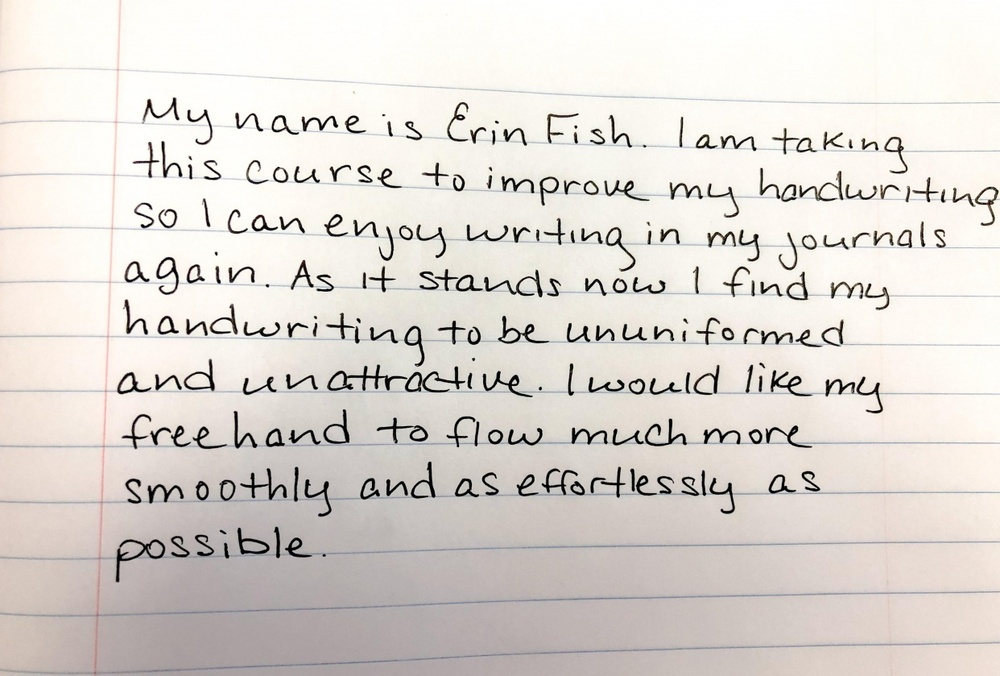
#> input picture data_management/autopreprocess_testing/Fixtures/test2.jpg, 1000 x 676 px, shrunk from 1242 x 839 before the run
$ python -i preprocessing_functions.py   (imports and definitions only)
#> lines starting #> are read from the running program, lines starting #| are printed output that depends on the picture; after the words box and inside, x2 and y2 are one past the last pixel; in counts of white or black regions, pixels touching at a corner belong together
import cv2
import numpy as np


# get grayscale image
def get_grayscale(image):
    return cv2.cvtColor(image, cv2.COLOR_BGR2GRAY)

def removeLines(img):
    imfft = np.fft.fft2(img)
    mags = np.abs(np.fft.fftshift(imfft))
    angles = np.angle(np.fft.fftshift(imfft))
    visual = np.log(mags)
    visual2 = (visual - visual.min()) / (visual.max() - visual.min())*255
    mask = img
    mask = (np.mean(mask,-1) > 20)
    visual[mask] = np.mean(visual)
    newmagsshift = np.exp(visual)
    newffts = newmagsshift * np.exp(1j*angles)
    newfft = np.fft.ifftshift(newffts)
    imrev = np.fft.ifft2(newfft)
    newim2 = 255 - np.abs(imrev).astype(np.uint8)
    return newim2


# noise removal
def remove_noise(image, kernelSize=5):
    return cv2.medianBlur(image, kernelSize)


# thresholding
# set's each pixel to zero if it is below a certain threshold otherwise sets it to 255
def thresholding(image):
    return cv2.threshold(image, 0, 255, cv2.THRESH_BINARY + cv2.THRESH_OTSU)[1]


def adaptiveThresholding(image, blockSize=11, c=2):
    return cv2.adaptiveThreshold(image, 255, cv2.ADAPTIVE_THRESH_MEAN_C, cv2.THRESH_BINARY, blockSize, c)


def adaptiveGaussianThresholding(image, blockSize=11, c=2):
    return cv2.adaptiveThreshold(image, 255, cv2.ADAPTIVE_THRESH_GAUSSIAN_C, cv2.THRESH_BINARY, blockSize, c)


# dilation
def dilate(image, kernelSize=3):
    kernel = np.ones((kernelSize, kernelSize), np.uint8)
    return cv2.dilate(image, kernel, iterations=1)


# erosion
def erode(image, kernelSize=3):
    kernel = np.ones((kernelSize, kernelSize), np.uint8)
    return cv2.erode(image, kernel, iterations=1)


# opening - erosion followed by dilation
def opening(image):
    kernel = np.ones((5, 5), np.uint8)
    return cv2.morphologyEx(image, cv2.MORPH_OPEN, kernel)


# canny edge detection
def canny(image):
    return cv2.Canny(image, 100, 200)


# template matching
def match_template(image, template):
    return cv2.matchTemplate(image, template, cv2.TM_CCOEFF_NORMED)


# deskewing (3 functions)
# Find deskew angle
def getSkewAngle(cvImage) -> float:
    """
    Calculate skew angle of an image.
    Input: image
    Output: angle
    """

    # Prep image, copy, convert to gray scale, blur, and threshold
    newImage = cvImage.copy()
    gray = cv2.cvtColor(newImage, cv2.COLOR_BGR2GRAY)
    blur = cv2.GaussianBlur(gray, (9, 9), 0)
    thresh = cv2.threshold(blur, 0, 255, cv2.THRESH_BINARY_INV + cv2.THRESH_OTSU)[1]

    # Dilate pixels to merge text into meaningful lines/paragraphs.
    # Use larger kernel on X axis to merge characters into single line, cancelling out any spaces.
    # But use smaller kernel on Y axis to separate between different blocks of text
    kernel = cv2.getStructuringElement(cv2.MORPH_RECT, (20, 10))
    dilate = cv2.dilate(thresh, kernel, iterations=5)

    # Find all contours
    contours, hierarchy = cv2.findContours(dilate, cv2.RETR_LIST, cv2.CHAIN_APPROX_SIMPLE)
    contours = sorted(contours, key = cv2.contourArea, reverse = True)

    # Find largest contour and surround in min area box
    largestContour = contours[0]
    minAreaRect = cv2.minAreaRect(largestContour)

    # Uncomment next 2 lines to display largest contour used to determine skew angle
    # cv2.drawContours(newImage, [largestContour], 0, (0,255,0), 3)
    # Image.fromarray(newImage).show()

    # Determine the angle.
    angle = minAreaRect[-1]
    if angle > 45:
        angle = angle - 90
    return angle

# Rotate image using the angle from the above function
def rotateImage(cvImage, angle: float):
    """
    Rotates image
    Input: image, angle to rotate
    Output: rotated image
    """

    newImage = cvImage.copy()
    (h, w) = newImage.shape[:2]
    center = (w // 2, h // 2)
    M = cv2.getRotationMatrix2D(center, angle, 1.0)
    newImage = cv2.warpAffine(newImage, M, (w, h), flags=cv2.INTER_CUBIC, borderMode=cv2.BORDER_REPLICATE)
    return newImage

# Deskew image using the above functions
def deskew(cvImage):
    """
    Straightens (de-skews) an image
    Input: image
    Output: straigntened image
    """

    angle = getSkewAngle(cvImage)
    return rotateImage(cvImage, angle)

>>> import cv2
>>> picture = cv2.imread('Fixtures/test2.jpg')
#> picture is the input picture: shape (676, 1000, 3); mean B, G, R 211, 216.2, 221.5
>>> result = deskew(picture)
#> in getSkewAngle, `blur = cv2.GaussianBlur(gray, (9, 9), 0)`:
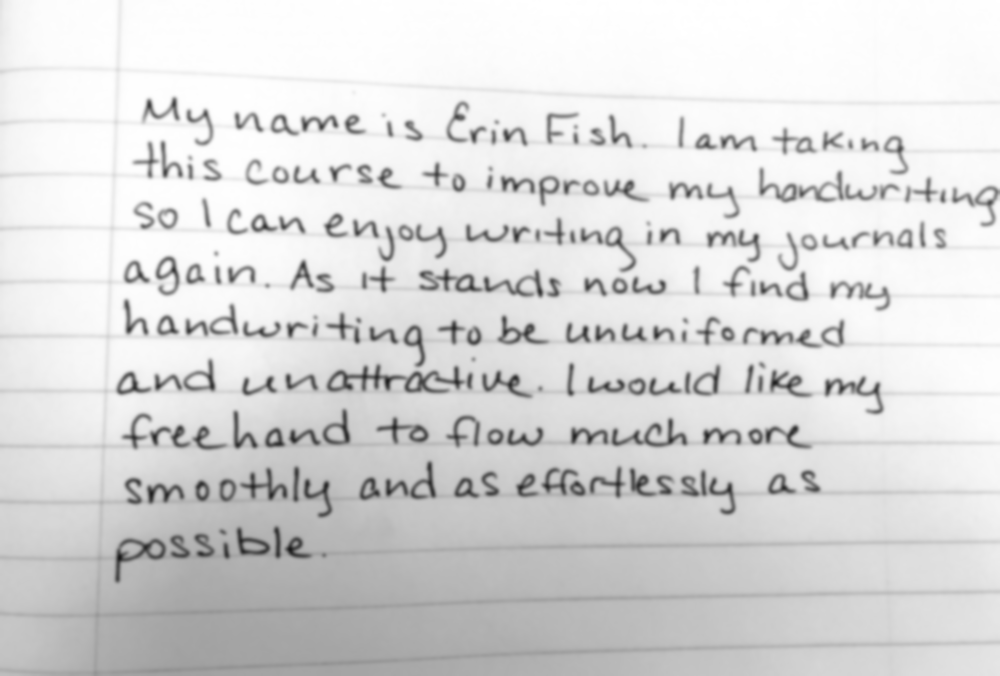
#> blur: shape (676, 1000); min 24, max 255, mean 217.2
#> in getSkewAngle, `thresh = cv2.threshold(blur, 0, 255, cv2.THRESH_BINARY_INV + cv2.THRES..`:
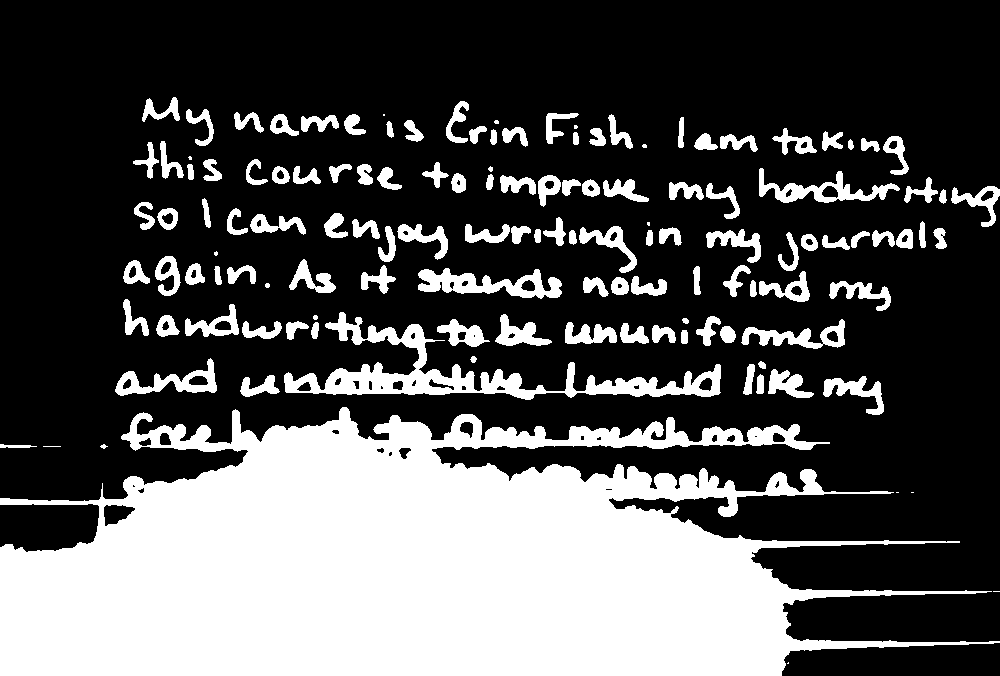
#> thresh: shape (676, 1000); 32.1% white; 133 white regions (12 under 20 px), largest, box (x1, y1, x2, y2) and area: (0, 407, 1000, 676) 166727, (284, 312, 721, 400) 8639, (418, 268, 562, 299) 2201
#> in getSkewAngle, `dilate = cv2.dilate(thresh, kernel, iterations=5)`:
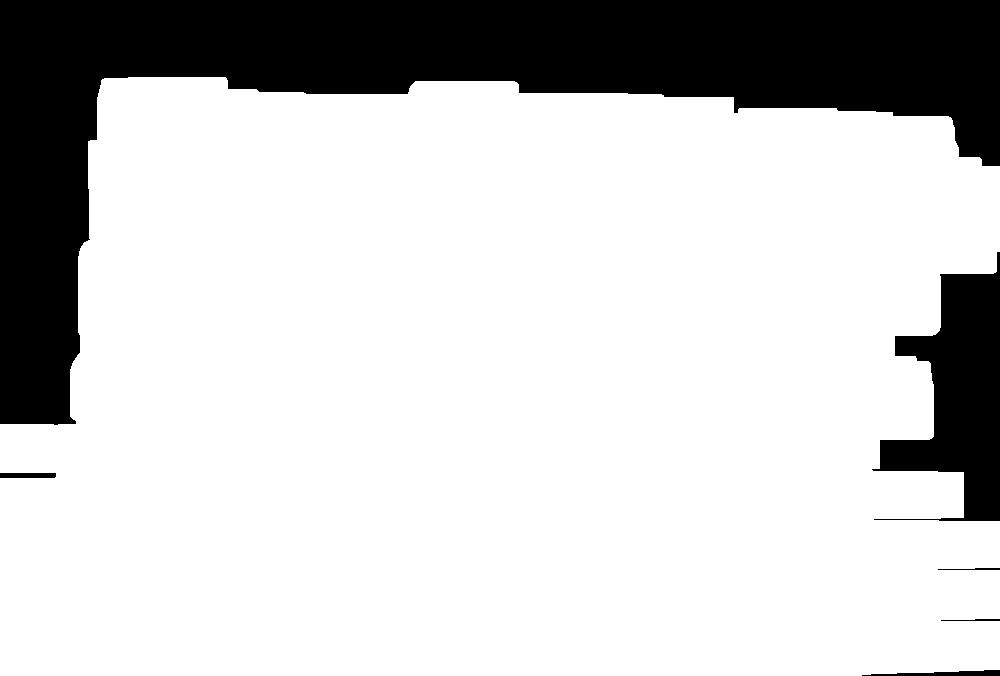
#> dilate: shape (676, 1000); 78.9% white; 6 black regions
#> in getSkewAngle, `contours, hierarchy = cv2.findContours(dilate, cv2.RETR_LIST, cv2.CHAI..`: contours = 1 contour; box (x1, y1, x2, y2) and area: (0, 77, 1000, 676) 531427
#> in getSkewAngle, `largestContour = contours[0]`: largestContour = contour of 228 points, box (x1, y1, x2, y2) (0, 77, 1000, 676), area 531427
#> in getSkewAngle, `minAreaRect = cv2.minAreaRect(largestContour)`: minAreaRect = ((499.5, 376), (598, 999), -90)
#> in getSkewAngle, `angle = minAreaRect[-1]`: angle = -90
#> in rotateImage, `M = cv2.getRotationMatrix2D(center, angle, 1.0)`: M = [[6.12e-17, -1, 838], [1, 6.12e-17, -162]]
#> in rotateImage, `newImage = cv2.warpAffine(newImage, M, (w, h), flags=cv2.INTER_CUBIC, ..`:
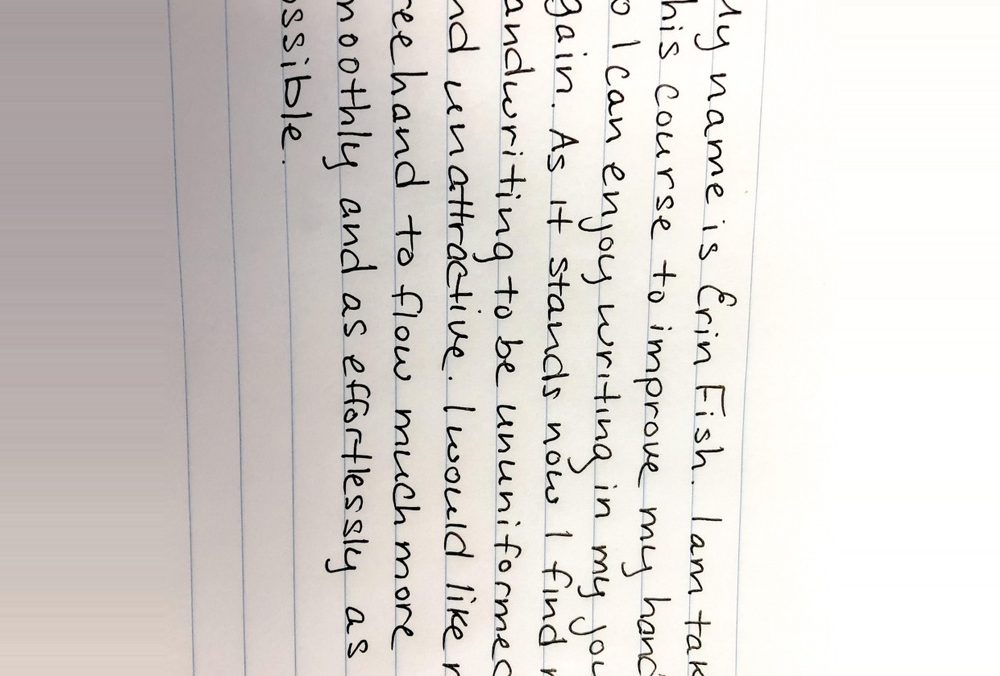
#> newImage: shape (676, 1000, 3); mean B, G, R 208.3, 212, 216.6
